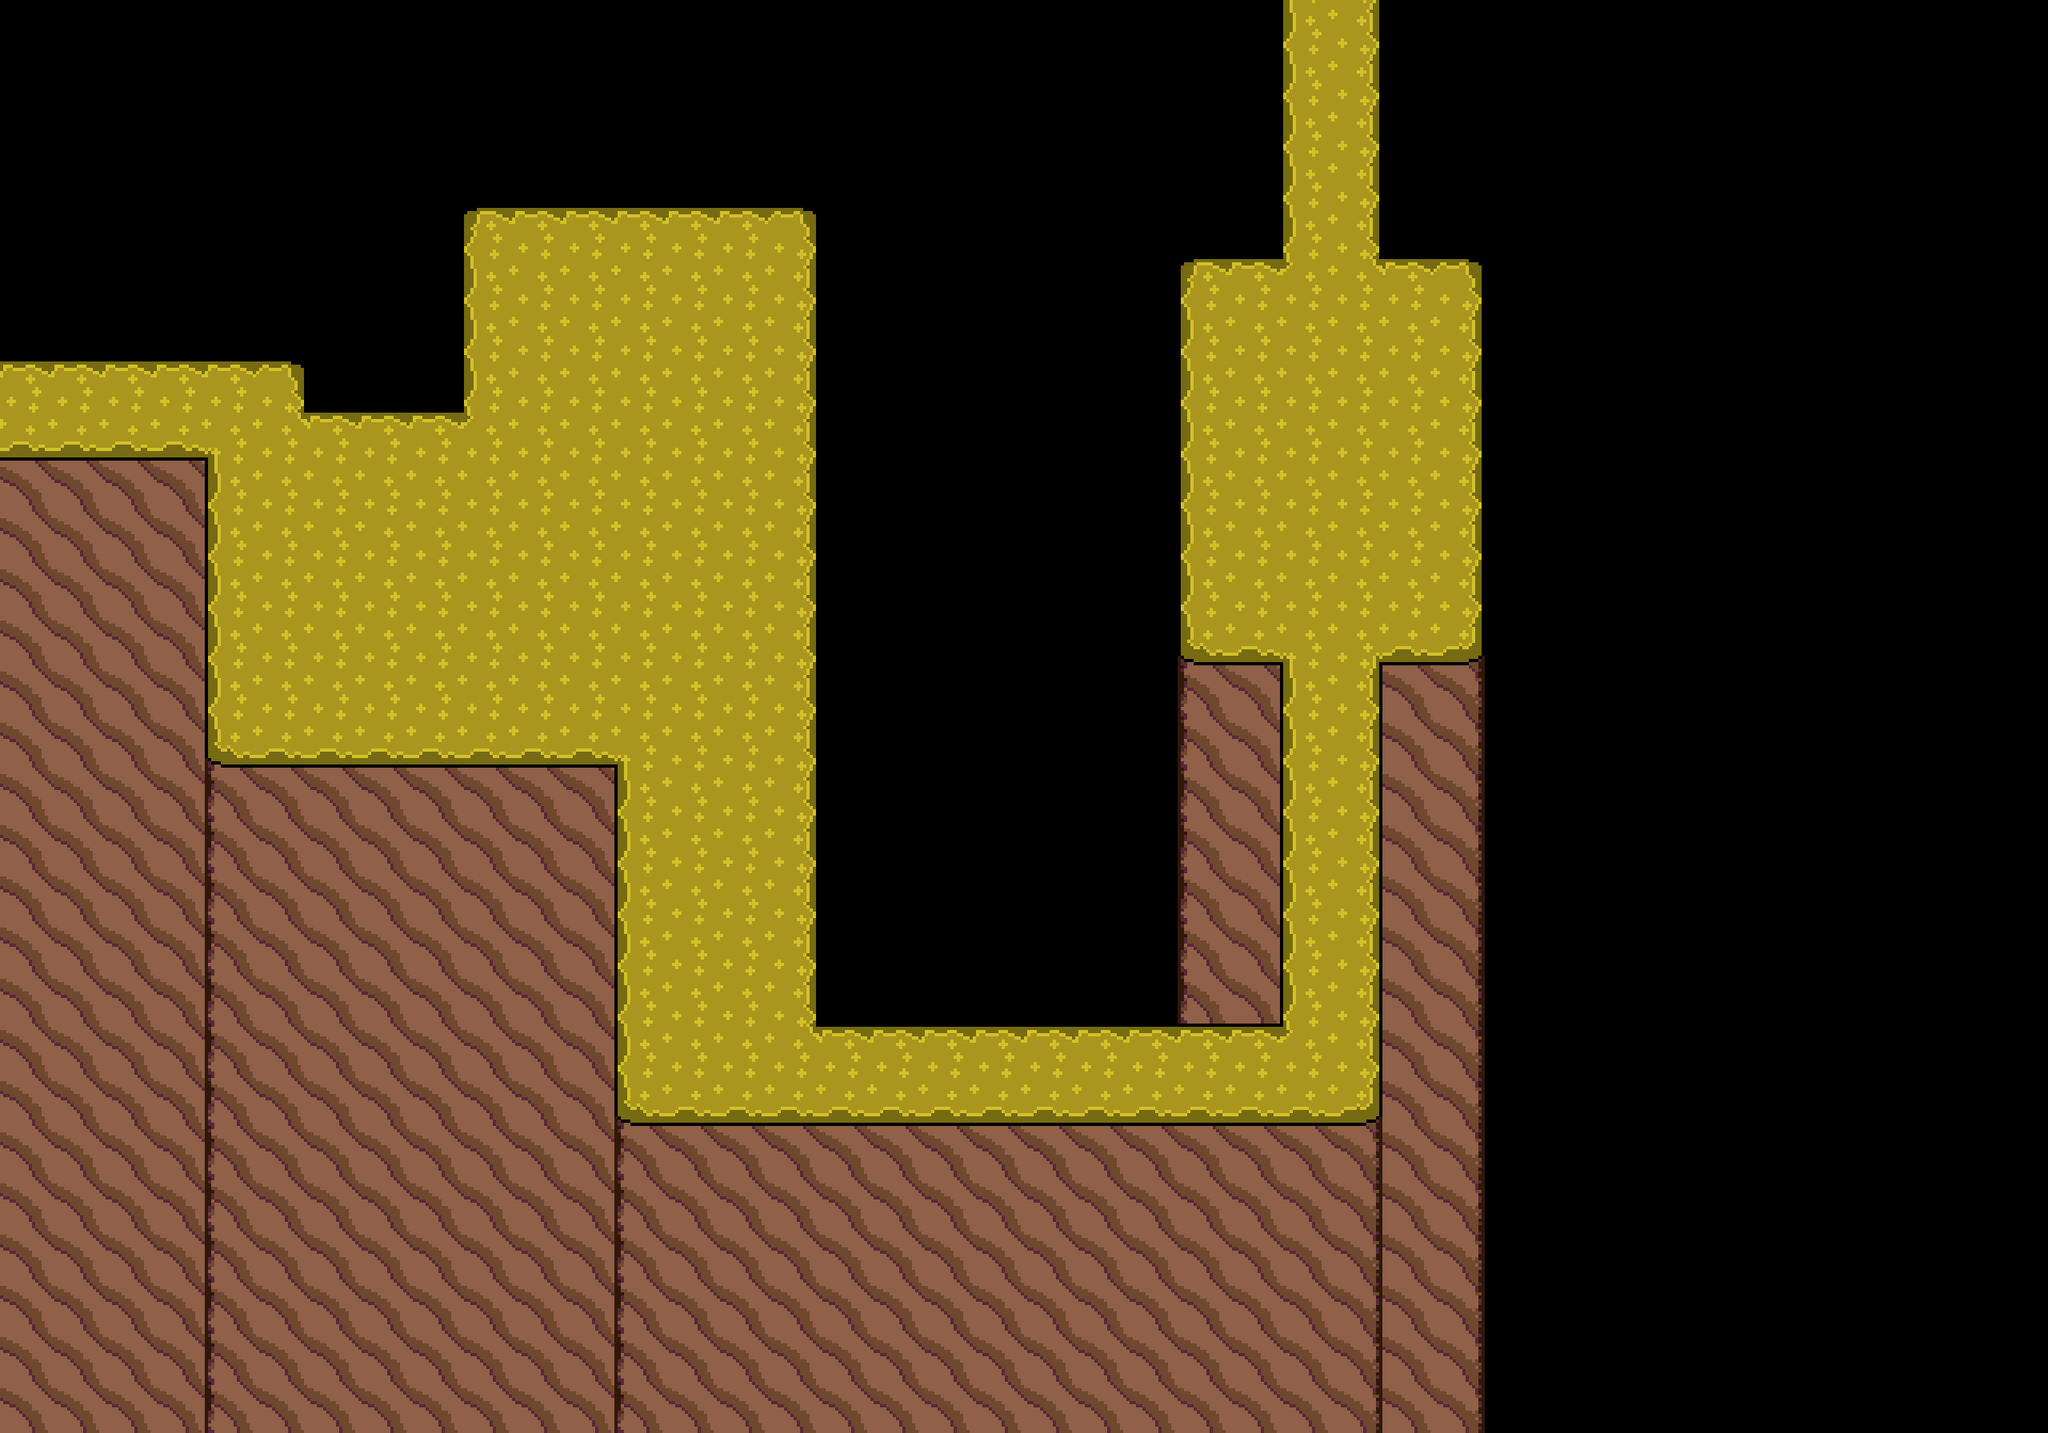

This game map was drawn from its Tiled (.tmx) file and the tilesets committed beside it. A one-line description and the trimmed map source follow:
An orthogonal 40x28 tile map with 80x80 px tiles, 1 tile layer (Tile Layer 1) and 34 objects (23x Wall, 3x Koopa, 2x RoomTransition, 2x Normal, 2x Goomba, ...).

<map version="1.2" tiledversion="1.3.1" orientation="orthogonal" renderorder="right-down" compressionlevel="0" width="40" height="28" tilewidth="80" tileheight="80" infinite="0" nextlayerid="5" nextobjectid="37">
 <tileset firstgid="1" source="Cavi Cape.tsx" />
 <layer id="1" name="Tile Layer 1" width="40" height="28">
  <data>[1120 cells, 558 non-empty, 16 distinct tile ids]</data>
 </layer>
 <objectgroup id="2" name="Walls">
  <object id="1" name="Wall" x="-40" y="480" width="520" height="80" />
  <object id="2" name="Wall" x="480" y="560" width="240" height="80" />
  <object id="3" name="Wall" x="640" y="320" width="80" height="240" />
  <object id="4" name="Wall" x="720" y="240" width="560" height="80" />
  <object id="5" name="Wall" x="1280" y="320" width="80" height="1280" />
  <object id="6" name="Wall" x="-40" y="720" width="360" height="80" />
  <object id="7" name="Wall" x="240" y="800" width="80" height="400" />
  <object id="8" name="Wall" x="320" y="1200" width="640" height="80" />
  <object id="9" name="Wall" x="880" y="1280" width="80" height="480" />
  <object id="10" name="Wall" x="960" y="1760" width="1200" height="80" />
  <object id="11" name="Wall" x="1360" y="1520" width="640" height="80" />
  <object id="12" name="Wall" x="1920" y="1040" width="80" height="480" />
  <object id="13" name="Wall" x="2160" y="1040" width="80" height="720" />
  <object id="14" name="Wall" x="1840" y="1040" width="80" height="80" />
  <object id="15" name="Wall" x="2240" y="1040" width="80" height="80" />
  <object id="16" name="Wall" x="1840" y="320" width="80" height="80" />
  <object id="17" name="Wall" x="2240" y="320" width="80" height="80" />
  <object id="18" name="Wall" x="2320" y="400" width="80" height="640" />
  <object id="19" name="Wall" x="1760" y="400" width="80" height="640" />
  <object id="20" name="Wall" x="1920" y="-40" width="80" height="440" />
  <object id="21" name="Wall" x="2160" y="-40" width="80" height="440" />
  <object id="35" name="Wall" x="1920" y="-120" width="320" height="80" />
  <object id="36" name="Wall" x="-120" y="480" width="80" height="320" />
 </objectgroup>
 <objectgroup id="3" name="Room Transition">
  <object id="22" name="RoomTransition" x="-40" y="560" width="40" height="160">
   <properties>
    <property name="playerPosx" type="int" value="2880" />
    <property name="playerPosy" type="int" value="800" />
    <property name="room" value="self.game.loadCaviCapeRoom4()" />
   </properties>
  </object>
  <object id="25" name="RoomTransition" x="2000" y="-40" width="160" height="40">
   <properties>
    <property name="playerPosx" type="int" value="1280" />
    <property name="playerPosy" type="int" value="2000" />
    <property name="room" value="self.game.loadCaviCapeBossRoom()" />
   </properties>
  </object>
  <object id="26" name="Block" type="Save" x="1920" y="560" width="80" height="80">
   <properties>
    <property name="contents0" value="" />
    <property name="contents1" value="" />
    <property name="contents2" value="" />
    <property name="contents3" value="" />
    <property name="contents4" value="" />
    <property name="contents5" value="" />
    <property name="contents6" value="" />
    <property name="contents7" value="" />
    <property name="contents8" value="" />
    <property name="contents9" value="" />
   </properties>
  </object>
  <object id="27" name="Block" type="Normal" x="2240" y="560" width="80" height="80">
   <properties>
    <property name="contents0" value="Other(self.game, self, '1-UP Mushroom', 1)" />
    <property name="contents1" value="" />
    <property name="contents2" value="" />
    <property name="contents3" value="" />
    <property name="contents4" value="" />
    <property name="contents5" value="" />
    <property name="contents6" value="" />
    <property name="contents7" value="" />
    <property name="contents8" value="" />
    <property name="contents9" value="" />
   </properties>
  </object>
  <object id="28" name="Block" type="Normal" x="2080" y="800" width="80" height="80">
   <properties>
    <property name="contents0" value="Other(self.game, self, 'Mushroom', 5)" />
    <property name="contents1" value="" />
    <property name="contents2" value="" />
    <property name="contents3" value="" />
    <property name="contents4" value="" />
    <property name="contents5" value="" />
    <property name="contents6" value="" />
    <property name="contents7" value="" />
    <property name="contents8" value="" />
    <property name="contents9" value="" />
   </properties>
  </object>
  <object id="34" name="Block" type="Mario" x="880" y="400" width="80" height="80">
   <properties>
    <property name="contents0" value="Other(self.game, self, 'Mushroom', 2)" />
    <property name="contents1" value="" />
    <property name="contents2" value="" />
    <property name="contents3" value="" />
    <property name="contents4" value="" />
    <property name="contents5" value="" />
    <property name="contents6" value="" />
    <property name="contents7" value="" />
    <property name="contents8" value="" />
    <property name="contents9" value="" />
   </properties>
  </object>
 </objectgroup>
 <objectgroup id="4" name="Enemies">
  <object id="29" name="Enemy" type="Koopa" x="620" y="860" width="40" height="40">
   <properties>
    <property name="battle" value="self.loadCaviCapeBattle1K()" />
   </properties>
  </object>
  <object id="30" name="Enemy" type="Goomba" x="1020" y="540" width="40" height="40">
   <properties>
    <property name="battle" value="self.loadCaviCapeBattle1K1G()" />
   </properties>
  </object>
  <object id="31" name="Enemy" type="Goomba" x="1040" y="940" width="40" height="40">
   <properties>
    <property name="battle" value="self.loadCaviCapeBattle1K2G()" />
   </properties>
  </object>
  <object id="32" name="Enemy" type="Koopa" x="700" y="1100" width="40" height="40">
   <properties>
    <property name="battle" value="self.loadCaviCapeBattle2K2G()" />
   </properties>
  </object>
  <object id="33" name="Enemy" type="Koopa" x="1569.09" y="1663.89" width="40" height="40">
   <properties>
    <property name="battle" value="self.loadCaviCapeBattle4K4G()" />
   </properties>
  </object>
 </objectgroup>
</map>
